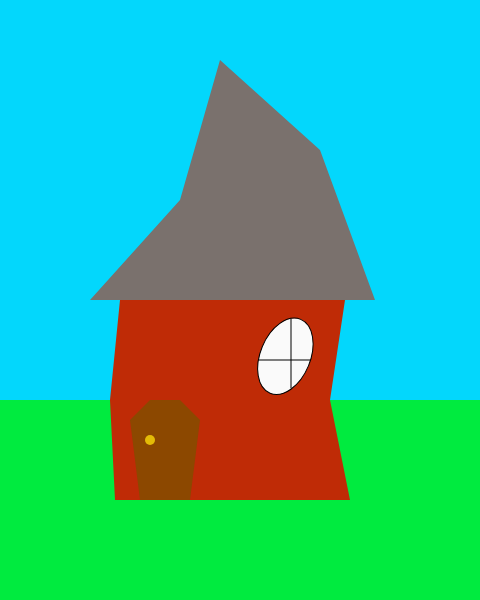
Frame 1 (no input)
Frame 60 (no input): identical to frame 1, image omitted
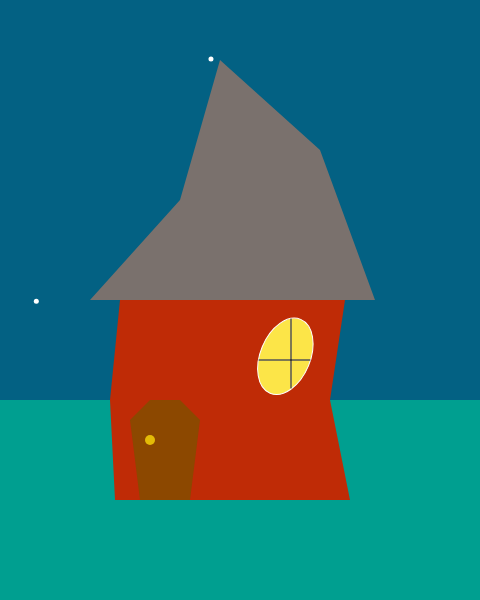
Frame 120 (the mouse pressed at the canvas centre since frame 60)

The p5.js sketch that drew these frames (run headless with seeded random() and noise() and a simulated clock; from frame 60 on, the mouse is pressed at the canvas centre):

// p5.js sketch
// ── sketch.js
function setup() {
  createCanvas(480, 600);
}


function draw() {

  print(pmouseX + ', ' + pmouseY);

  //background(204);
  //actual background
  //green rectangle
  if (mouseIsPressed) {
    if (mouseButton === LEFT) {
      fill(0, 159, 144); // night grass
    }
  } else {
    fill(0, 235, 63);
  }
  strokeWeight(0);
  rect(0, 400, 480, 200);
  //blue rectangle
  if (mouseIsPressed) {
    if (mouseButton === LEFT) {
      fill(3, 97, 131); //night ski
    }
  } else {
    fill(3, 215, 252);
  }
  strokeWeight(0);
  rect(0, 0, 480, 400);

  //stars
  if (mouseIsPressed) {
    if (mouseButton === LEFT) {
      strokeWeight(5);
      stroke('white');

      point(random(0, 480), random(0, 400));
      point(random(0, 480), random(0, 400));
      point(random(0, 480), random(0, 400));
    }
  }


  //Roof
  fill(122, 113, 109);
  strokeWeight(0);
  beginShape();
  vertex(220, 60);
  vertex(180, 200);
  vertex(90, 300);
  vertex(375, 300);
  vertex(320, 150);
  endShape(CLOSE);

  //main house
  fill(191, 43, 6);
  strokeWeight(0);
  beginShape();
  vertex(120, 300);
  vertex(345, 300);
  vertex(330, 400);
  vertex(350, 500);
  vertex(115, 500);
  vertex(110, 400);
  endShape(CLOSE);

  //Door
  fill(140, 72, 0);
  beginShape();
  vertex(140, 500);
  vertex(190, 500);
  vertex(200, 420);
  vertex(180, 400);
  vertex(150, 400);
  vertex(130, 420);
  endShape(CLOSE);

  //door knob
  fill(227, 187, 7);
  ellipse(150, 440, 10, 10);

  //Round window
  if (mouseIsPressed) {
    if (mouseButton === LEFT) {
      fill(252, 229, 72);
    }
  } else {
    fill(250, 250, 250);
  }
  strokeWeight(1);
  rotate(PI / 8);
  ellipse(400, 220, 50, 80);


  //inner frame of round window
  rotate(-PI / 8);
  line(291, 319, 291, 388);
  line(259, 360, 310, 360);
  stroke('black');
  if (mouseIsPressed) {
    if (mouseButton === LEFT) {
      stroke('black');
      line(291, 319, 291, 388);
      line(259, 360, 310, 360);
    }
  }

}
